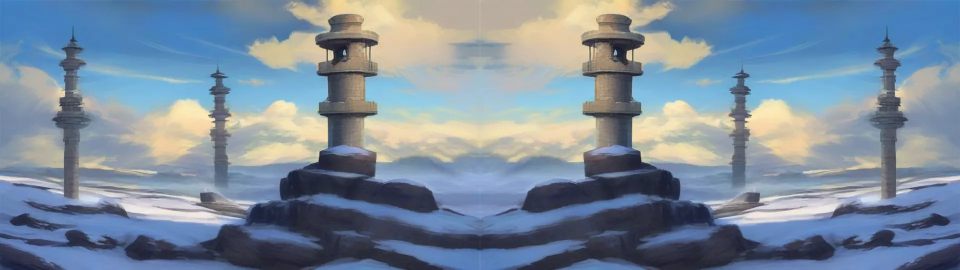
#> input picture saga-assets/web2d/bg/go_highland_plateau_far.webp, 1920 x 540 px, given in place of go_highland_plateau_far.webp_far.webp, which was not available (shown at 1/2 size)
$ python -i pack_bg2d.py   (imports and definitions only)
#> lines starting #> are read from the running program, lines starting #| are printed output that depends on the picture
"""K-0150 — 겹 배경(parallax2d 규격): 장소 그림 한 장을 깊이 추정으로 층을 갈라 saga-assets/web2d/bg2d/<장소>/ 층 그림 + layers.json.

  py tools/ai-art/pack_bg2d.py prep              # 원본 반쪽(1920 폭 = 원본+좌우 뒤집기 → 왼쪽 960)·깊이·문턱 마스크 4 → 인페인트 배치 batches/k150_inpaint_{anim,illu}.json
  (원격) push_batch.py 두 배치 → _out/k150_inpaint/<장소>__m<k>.png
  py tools/ai-art/pack_bg2d.py split [장소,…]   # 인페인트 결과로 층 다섯 → bg2d/<장소>/ (원본 saga-assets/web2d/bg/<장소>_far.webp)
  py tools/ai-art/pack_bg2d.py sheet             # 미리보기 _out/k150/sheet.jpg — 엔진(parallax2d.draw)과 같은 식으로 카메라 두 자리 + 층 분해
  py tools/ai-art/pack_bg2d.py check             # 규격 키·파일 검사 → BG2D_OK

층마다 따로 그리면(1차 10-20) 그림체 C 가 층을 스티커 물건·끝 보이는 블록으로 그리고 어두운 장소도 파스텔이 돼 버렸다 → 한 장면을 깊이로 가른다.
  2차(누적 층 + 원본 바탕)는 앞 층이 비키면 바탕의 같은 물체가 드러나 둘로 보였다 → 층 k 의 그림 = 원본에서 문턱 k+1 보다 가까운 것을
  지우고 다시 그린(인페인트, 원본과 같은 모델·프롬프트) 판, 알파 = 문턱 k 보다 가까운 곳. 맨 앞 층만 원본 픽셀.
  base = 인페인트(가까움 ≥ t1) 불투명 · l1 = 인페인트(≥ t2)·알파 ≥ t1 · … · l4 = 원본·알파 ≥ t4
모든 층은 같은 자리(top 0 · h 1), 빠르기(depth)만 다르다. 안개(fog)는 안 쓴다 — 엔진이 층 사각형 전체를 칠해 알파 층에 띠가 생긴다(수신함 웹 줄).
깊이 = Depth Anything V2 Small(Apache-2.0, ONNX, 도구 전용 · ~/.depth/dav2s.onnx — 저장소·게임엔 안 들어감), 실행기 onnxruntime(_out/_pylib).
"""
import json
import os
import sys

import numpy as np
from PIL import Image, ImageDraw, ImageFilter

HERE = os.path.dirname(os.path.abspath(__file__))
ROOT = os.path.abspath(os.path.join(HERE, '..', '..'))
SRC = os.path.join(ROOT, 'saga-assets', 'web2d', 'bg')
CANON = os.path.join(ROOT, 'saga-assets', 'web2d', 'bg2d')
MODEL = os.environ.get('DEPTH_ONNX', os.path.join(os.path.expanduser('~'), '.depth', 'dav2s.onnx'))
PLACES = ['story_field_meadow', 'story_forest']   # 10-20 1차 ○ 둘 — dg_gobun·dg_jiokmun·story_sky_bridge 는 세 방법 다 ✗·△(K-0150 메모), __pick 다시 그리기 길은 남겨 둠
# 이름, 깊이 문턱(가까움 분위수 — 이보다 가까운 픽셀만), 엔진 depth(빠르기)
LAYERS = [('base', None, 0.05), ('l1', 0.35, 0.25), ('l2', 0.55, 0.5), ('l3', 0.75, 0.8), ('l4', 0.90, 1.0)]
_sess = None


# [13 lines left out: function depth, not called in this run]


INP = os.path.join(HERE, '_out', 'k150_inpaint')
GW, GH = 1024, 576                       # 원본 생성 크기(license size)


def picked(pid):
    """다시 그린 장면(층 나누기 좋은 옆 구도)을 골라 두었으면 그 그림 — _out/k150_inpaint/<장소>__pick.png(+license)."""
    p = os.path.join(INP, pid + '__pick.png')
    return p if os.path.exists(p) else None


def src_license(pid):
    p = picked(pid)
    return json.load(open((p[:-4] if p else os.path.join(SRC, pid + '_far')) + '.license.json', encoding='utf-8'))


def half(pid):
    if picked(pid):
        return Image.open(picked(pid)).convert('RGB').resize((960, 540), Image.LANCZOS)
    im = Image.open(os.path.join(SRC, pid + '_far.webp')).convert('RGB')
#> im is the input picture: PIL image 1920x540 RGB; mean R, G, B 123.3, 139.8, 156.7
    return im.crop((0, 0, im.width // 2, im.height))        # 원본 + 좌우 뒤집기 → 왼쪽이 원본
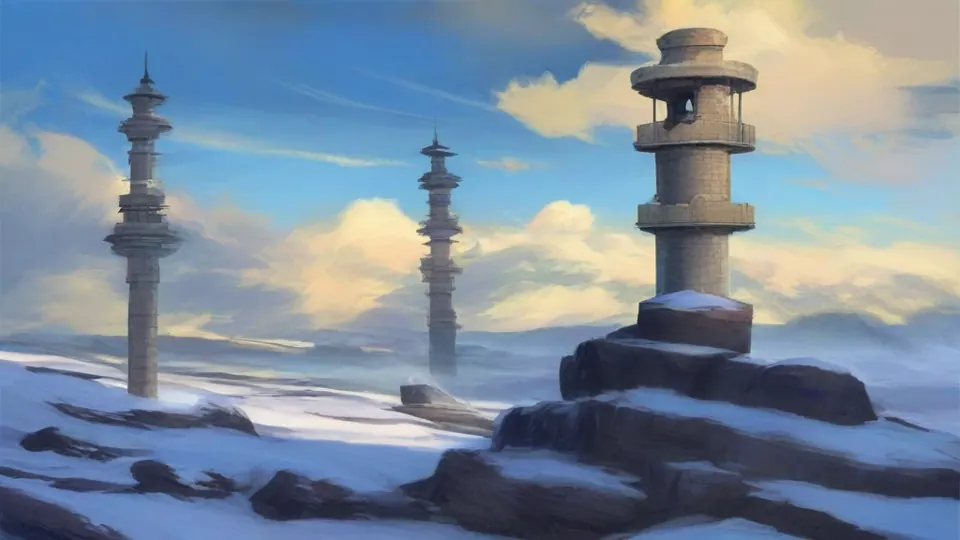
#> returned value: PIL image 960x540 RGB; mean R, G, B 123.3, 139.8, 156.7


def cuts(d):
    return np.quantile(d, [t for _n, t, _s in LAYERS if t is not None])


# [138 lines left out: functions prep, mirror2, split, compose, sheet, check, not called in this run]


# [12 lines not run here, left out]

>>> result = half('../../saga-assets/web2d/bg/go_highland_plateau_far.webp')

$ run again, on saga-godot/assets/creatures/alpaca_Image_0.jpg
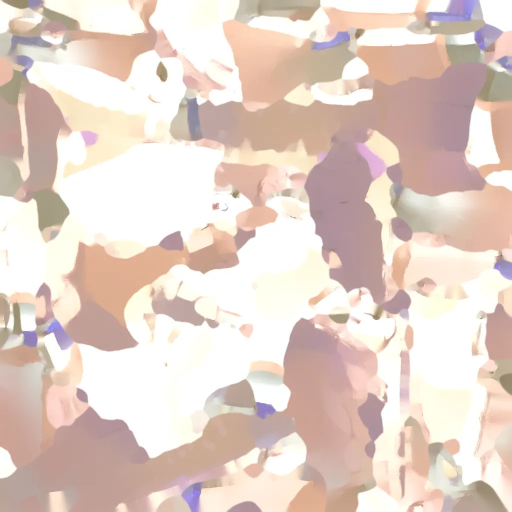
#> input picture saga-godot/assets/creatures/alpaca_Image_0.jpg, 1024 x 1024 px, given in place of alpaca_Image_0.jpg_far.webp, which was not available (shown at 1/2 size)
#> in half, im is the input picture: PIL image 1024x1024 RGB; mean R, G, B 227.4, 208.8, 199.1
#> in half, `return im.crop((0, 0, im.width // 2, im.height))`:
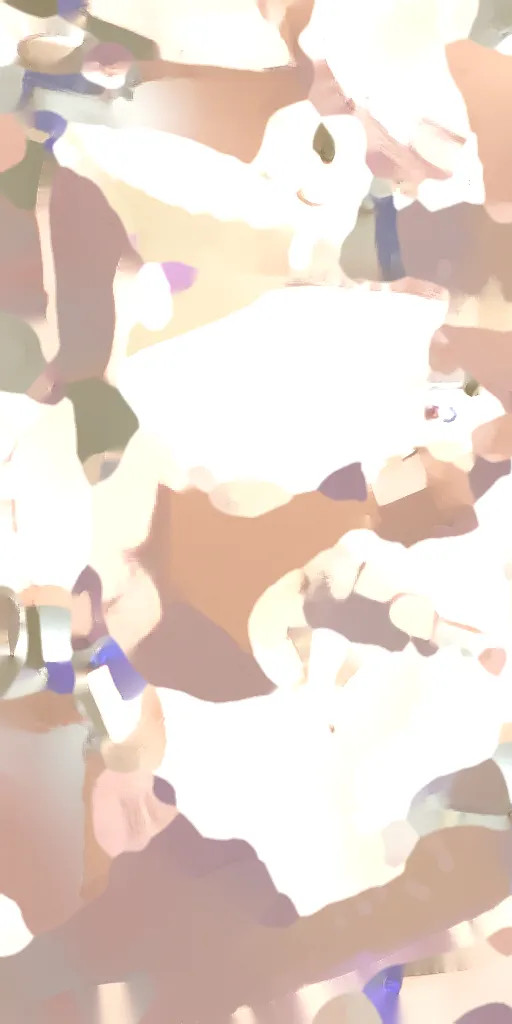
#> returned value: PIL image 512x1024 RGB; mean R, G, B 230.4, 214.5, 205
